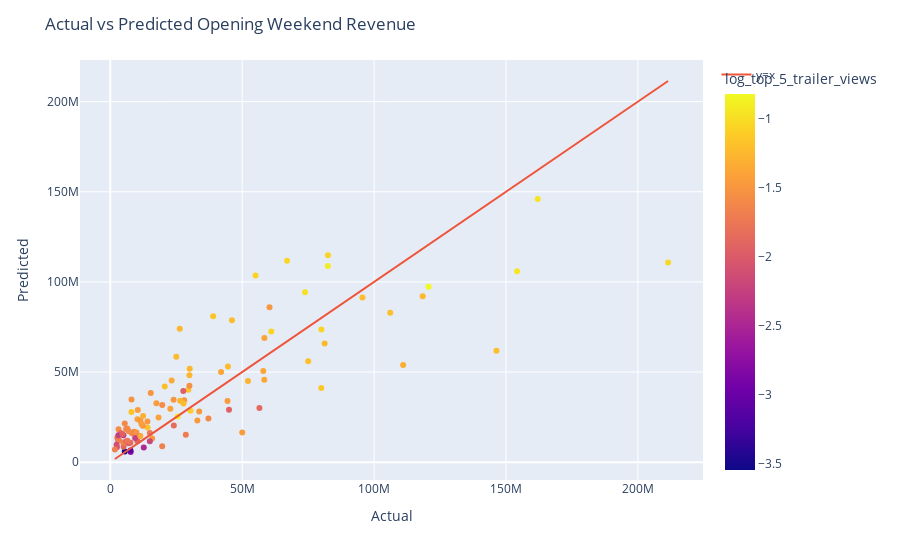

Notebook code cell kept with this figure:
### Markdown cell above
Manual Calculation for Paddington 2
intercept of 1.7098 
normalized metacritic guess is -5.1635 * 2.2 = -11.3597
top 5 trailer views is 8.9 million, the log of that is 6.94939001 minus 9 = -2.05060999 * 0.7008 = -1.4373
guess for normalized wikipedia pre release views is -0.6 * 0.1900 = -0.114
budget is 40 million, the log of that is 17.504 * 88 * 0.0048 = 7.393689
in franchise is 1, so 1 * 88 * 0.0094 = 0.8272
kids fiction is 1, so 1 * 88 * 0.1984 = 17.472

sum of all of these is 1.7098 - 11.3597 - 1.4373 - 0.114 + 7.393689 + 0.8272 + 17.472 = 15.391

take the exponential of 15.391 = 4.83 million

### Code cell
results_df = pd.DataFrame({'title': X_test['title'], 'actual': y_test, 'predicted': pred_simple_glm, 'mpaa_rating': X_test['mpaa_rating'], 'creative_type': X_test['creative_type'], 'budget': X_test['budget'], 'wikipedia_pre_release_cumulative_views': X_test['wikipedia_pre_release_cumulative_views'], 'metacritic_before_wide_friday_calculated': X_test['metacritic_before_wide_friday_calculated'], 'genre': X_test['genre'], 'log_top_5_trailer_views': X_test['log_top_5_trailer_views'], 'sqrt_wikipedia_pre_release_cumulative_views': X_test['sqrt_wikipedia_pre_release_cumulative_views'], 'top_5_trailer_views': X_test['top_5_trailer_views'], 'log_budget': X_test['log_budget'], 'log_wikipedia_pre_release_cumulative_views': X_test['log_wikipedia_pre_release_cumulative_views'], 'log_top_5_trailer_views': X_test['log_top_5_trailer_views'], 'not_friday_opener': X_test['not_friday_opener'], 'production_method': X_test['production_method'], 'normalized_budget': X_test['normalized_budget'], 'normalized_wikipedia_pre_release_cumulative_views': X_test['normalized_wikipedia_pre_release_cumulative_views'], 'normalized_top_5_trailer_views': X_test['normalized_top_5_trailer_views'], 'normalized_metacritic_before_wide_friday_calculated': X_test['normalized_metacritic_before_wide_friday_calculated']})

# plot actual vs predicted
fig = px.scatter(results_df, x='actual', y='predicted', hover_name='title', color='log_top_5_trailer_views')
fig.add_trace(go.Scatter(x=results_df['actual'], y=results_df['actual'], mode='lines', name='y=x'))
fig.update_layout(title='Actual vs Predicted Opening Weekend Revenue', xaxis_title='Actual', yaxis_title='Predicted')

### Figure 1 — Plotly figure (JSON) as saved in the notebook; plotly's stock layout.template omitted (floating-point values rounded to 4 significant figures)
{"data": [{"hovertemplate": "<b>%{hovertext}</b><br><br>actual=%{x}<br>predicted=%{y}<br>log_top_5_trailer_views=%{marker.color}<extra></extra>", "hovertext": ["M3GAN", "80 for Brady", "Knock at the Cabin", "Ant-Man and the Wasp: Quantumania", "Jesus Revolution", "Creed III", "Operation Fortune: Ruse de guerre", "Scream VI", "65", "Shazam! Fury of the Gods", "John Wick: Chapter 4", "Dungeons & Dragons: Honor Among Thieves", "His Only Son", "The Super Mario Bros. Movie", "Renfield", "The Pope’s Exorcist", "Beau is Afraid", "Big George Foreman: The Miraculous Story of the Once and Future Heavyweight Champion of the World", "Are You There God? It’s Me, Margaret", "Guardians of the Galaxy Vol 3", "Fast X", "The Little Mermaid", "The Machine", "Spider-Man: Across the Spider-Verse", "Transformers: Rise of the Beasts", "The Flash", "Elemental", "No Hard Feelings", "Ruby Gillman, Teenage Kraken", "Indiana Jones and the Dial of Destiny", "Sound of Freedom", "Insidious: The Red Door", "Oppenheimer", "Barbie", "Talk To Me", "Haunted Mansion", "Teenage Mutant Ninja Turtles: Mutant Mayhem", "Meg 2: The Trench", "The Last Voyage of the Demeter", "Blue Beetle", "Strays", "Dumb Money", "Expend4bles", "The Creator", "Saw X", "PAW Patrol: The Mighty Movie", "The Exorcist: Believer", "Killers of the Flower Moon", "Priscilla", "Five Nights at Freddy’s", "Journey to Bethlehem", "The Marvels", "Next Goal Wins", "The Hunger Games: The Ballad of Songbirds & Snakes", "Thanksgiving", "Trolls Band Together", "Wish", "Napoleon", "Godzilla Minus One (ゴジラ最新作)", "American Fiction", "Wonka", "Migration", "The Iron Claw", "Aquaman and the Lost Kingdom", "Anyone But You", "Ferrari", "Mean Girls", "Argylle", "Madame Web", "Dune: Part Two", "Kung Fu Panda 4", "Imaginary", "Cabrini", "Arthur the King", "Ghostbusters: Frozen Empire", "Godzilla x Kong: The New Empire", "Civil War", "Abigail", "Challengers", "Unsung Hero", "The Fall Guy", "Tarot", "Kingdom of the Planet of the Apes", "IF", "The Strangers: Chapter 1", "Furiosa: A Mad Max Saga", "The Garfield Movie", "The Watchers", "Bad Boys: Ride or Die", "Inside Out 2", "A Quiet Place: Day One", "Horizon: An American Saga Chapter 1", "Despicable Me 4", "Sound of Hope: The Story of Possum Trot", "Fly Me to the Moon", "Twisters", "Deadpool & Wolverine", "Harold and the Purple Crayon", "It Ends With Us", "Alien: Romulus", "The Crow", "Reagan", "Beetlejuice Beetlejuice", "Speak No Evil"], "legendgroup": "", "marker": {"color": [-1.091, -2.47, -1.184, -1.194, -1.47, -1.365, -1.565, -1.464, -1.494, -1.255, -0.9798, -1.604, -3.548, -1.207, -1.162, -1.588, -1.673, -1.814, -1.577, -1.249, -1.054, -1.222, -2.283, -0.8185, -1.065, -1.079, -1.183, -2.195, -1.597, -1.489, -1.673, -1.475, -0.9035, -0.9526, -1.433, -1.834, -1.495, -1.256, -1.531, -1.234, -1.616, -1.689, -1.529, -1.491, -1.399, -1.414, -1.279, -1.351, -1.874, -1.135, -2.119, -1.217, -2.055, -1.226, -1.42, -1.548, -1.58, -1.201, -1.467, -1.672, -1.156, -1.315, -1.641, -1.953, -1.84, -1.847, -1.702, -1.45, -1.51, -1.056, -1.377, -1.513, -2.098, -1.842, -1.937, -1.063, -0.8947, -1.907, -1.714, -2.681, -1.212, -1.761, -1.392, -1.459, -1.433, -1.258, -1.505, -1.58, -1.866, -0.9478, -1.276, -1.806, -1.192, -2.268, -2.233, -1.238, -1.034, -1.613, -1.446, -1.387, -1.936, -3.119, -1.316, -1.332], "coloraxis": "coloraxis", "symbol": "circle"}, "mode": "markers", "name": "", "orientation": "v", "showlegend": false, "type": "scatter", "x": [30429860, 12701640, 14127170, 106109650, 15882067, 58370007, 3140214, 44447270, 12328361, 30111158, 73817950, 37205784, 5501070, 146361865, 8026475, 9006368, 2661957, 2925364, 6739037, 118414021, 67017410, 95578040, 5000545, 120663589, 61045464, 55043679, 29602429, 15002770, 5500990, 60368101, 19680879, 33013036, 82455420, 162022044, 10431720, 24082475, 28007544, 30002735, 6504950, 25030225, 8247810, 3325504, 8039021, 14079512, 18309301, 22764354, 26497600, 23253655, 5040003, 80001720, 2400446, 46110859, 2500295, 44607143, 10306272, 30002525, 19698228, 20638887, 11419975, 1755364, 39005800, 12453275, 4868370, 27686211, 6000344, 3921773, 28635307, 17473540, 15335860, 82505391, 57989905, 9912713, 7168520, 7633898, 45004673, 80006561, 25537368, 10297110, 15011061, 7731539, 27747035, 6503012, 58400788, 33715801, 11825058, 26326462, 24006629, 7003537, 56527324, 154201673, 52202495, 11052561, 75009210, 3078758, 9426615, 81251415, 211435291, 6003197, 50016652, 42003361, 4644666, 7650720, 111003345, 11397595], "xaxis": "x", "y": [28490000.0, 8192000.0, 19170000.0, 82880000.0, 13170000.0, 45730000.0, 18310000.0, 33870000.0, 20180000.0, 51810000.0, 94250000.0, 24160000.0, 5908000.0, 61740000.0, 27780000.0, 16850000.0, 13600000.0, 12490000.0, 10510000.0, 92040000.0, 111700000.0, 91320000.0, 14980000.0, 97260000.0, 72500000.0, 103500000.0, 40160000.0, 11650000.0, 21430000.0, 85970000.0, 8806000.0, 23150000.0, 108800000.0, 146000000.0, 28920000.0, 20380000.0, 34300000.0, 48260000.0, 18700000.0, 58510000.0, 16000000.0, 12110000.0, 34740000.0, 22500000.0, 24720000.0, 29570000.0, 34010000.0, 45320000.0, 8524000.0, 41170000.0, 9677000.0, 78740000.0, 8278000.0, 53070000.0, 23760000.0, 42370000.0, 31710000.0, 41940000.0, 22990000.0, 7010000.0, 80900000.0, 25660000.0, 10890000.0, 39440000.0, 11640000.0, 16170000.0, 15220000.0, 32740000.0, 38420000.0, 114800000.0, 50510000.0, 16480000.0, 10640000.0, 10720000.0, 29070000.0, 73660000.0, 25360000.0, 11590000.0, 16240000.0, 5599000.0, 32600000.0, 11820000.0, 68880000.0, 28140000.0, 21170000.0, 74060000.0, 34610000.0, 17110000.0, 30030000.0, 105900000.0, 45080000.0, 14550000.0, 56040000.0, 14890000.0, 13470000.0, 65860000.0, 110800000.0, 18400000.0, 16410000.0, 49990000.0, 15650000.0, 6417000.0, 53830000.0, 14540000.0], "yaxis": "y"}, {"mode": "lines", "name": "y=x", "type": "scatter", "x": [30429860, 12701640, 14127170, 106109650, 15882067, 58370007, 3140214, 44447270, 12328361, 30111158, 73817950, 37205784, 5501070, 146361865, 8026475, 9006368, 2661957, 2925364, 6739037, 118414021, 67017410, 95578040, 5000545, 120663589, 61045464, 55043679, 29602429, 15002770, 5500990, 60368101, 19680879, 33013036, 82455420, 162022044, 10431720, 24082475, 28007544, 30002735, 6504950, 25030225, 8247810, 3325504, 8039021, 14079512, 18309301, 22764354, 26497600, 23253655, 5040003, 80001720, 2400446, 46110859, 2500295, 44607143, 10306272, 30002525, 19698228, 20638887, 11419975, 1755364, 39005800, 12453275, 4868370, 27686211, 6000344, 3921773, 28635307, 17473540, 15335860, 82505391, 57989905, 9912713, 7168520, 7633898, 45004673, 80006561, 25537368, 10297110, 15011061, 7731539, 27747035, 6503012, 58400788, 33715801, 11825058, 26326462, 24006629, 7003537, 56527324, 154201673, 52202495, 11052561, 75009210, 3078758, 9426615, 81251415, 211435291, 6003197, 50016652, 42003361, 4644666, 7650720, 111003345, 11397595], "y": [30429860, 12701640, 14127170, 106109650, 15882067, 58370007, 3140214, 44447270, 12328361, 30111158, 73817950, 37205784, 5501070, 146361865, 8026475, 9006368, 2661957, 2925364, 6739037, 118414021, 67017410, 95578040, 5000545, 120663589, 61045464, 55043679, 29602429, 15002770, 5500990, 60368101, 19680879, 33013036, 82455420, 162022044, 10431720, 24082475, 28007544, 30002735, 6504950, 25030225, 8247810, 3325504, 8039021, 14079512, 18309301, 22764354, 26497600, 23253655, 5040003, 80001720, 2400446, 46110859, 2500295, 44607143, 10306272, 30002525, 19698228, 20638887, 11419975, 1755364, 39005800, 12453275, 4868370, 27686211, 6000344, 3921773, 28635307, 17473540, 15335860, 82505391, 57989905, 9912713, 7168520, 7633898, 45004673, 80006561, 25537368, 10297110, 15011061, 7731539, 27747035, 6503012, 58400788, 33715801, 11825058, 26326462, 24006629, 7003537, 56527324, 154201673, 52202495, 11052561, 75009210, 3078758, 9426615, 81251415, 211435291, 6003197, 50016652, 42003361, 4644666, 7650720, 111003345, 11397595]}], "layout": {"coloraxis": {"colorbar": {"title": {"text": "log_top_5_trailer_views"}}, "colorscale": [[0, "#0d0887"], [0.1111, "#46039f"], [0.2222, "#7201a8"], [0.3333, "#9c179e"], [0.4444, "#bd3786"], [0.5556, "#d8576b"], [0.6667, "#ed7953"], [0.7778, "#fb9f3a"], [0.8889, "#fdca26"], [1, "#f0f921"]]}, "legend": {"tracegroupgap": 0}, "margin": {"t": 60}, "title": {"text": "Actual vs Predicted Opening Weekend Revenue"}, "xaxis": {"anchor": "y", "domain": [0, 1], "title": {"text": "Actual"}}, "yaxis": {"anchor": "x", "domain": [0, 1], "title": {"text": "Predicted"}}}}
